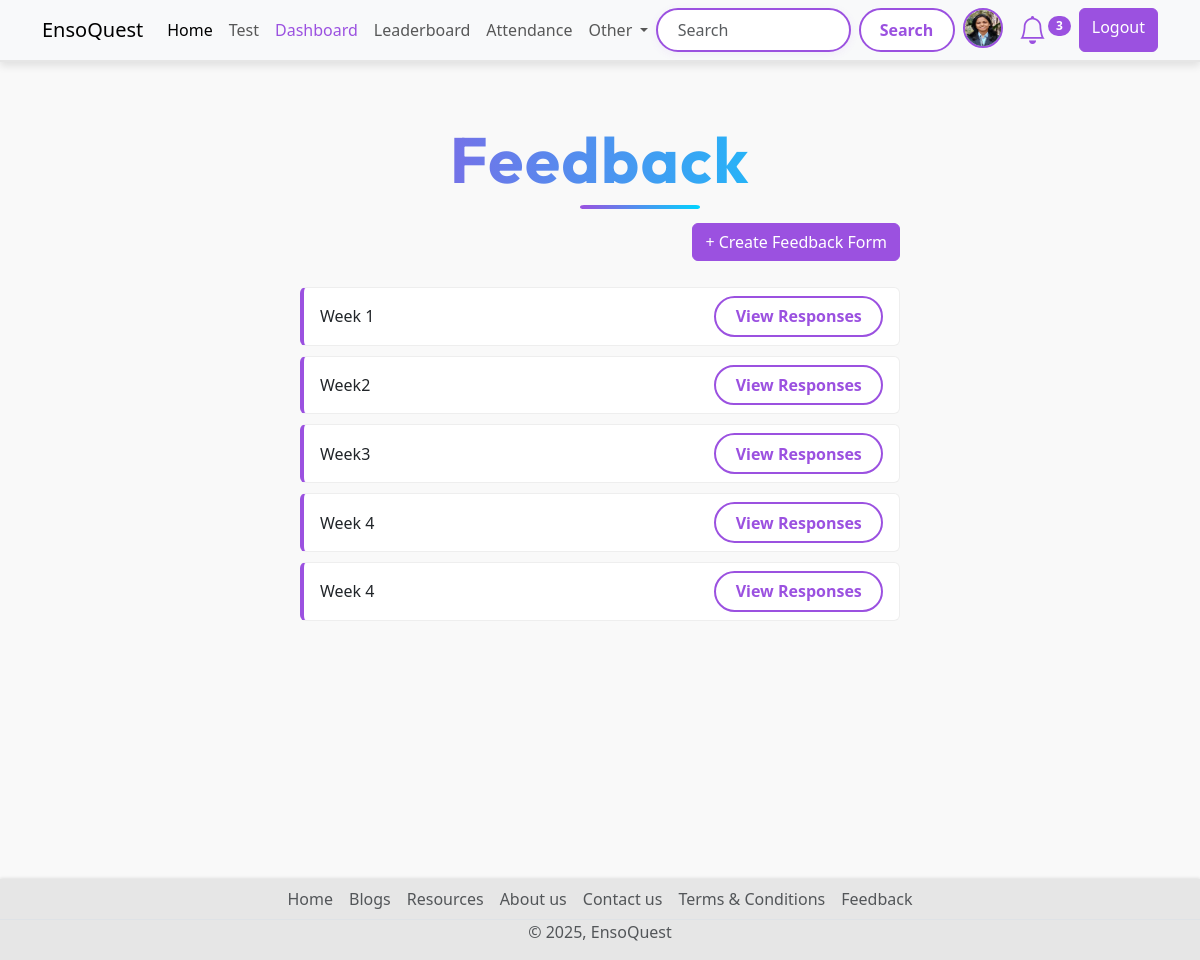
Screenshot of /feedback/ (signed in) with the database file from the repository.
### account/models.py (models this page shows, shortened)
class Profile(models.Model):
    user = models.OneToOneField(User,on_delete=models.CASCADE, null=True,verbose_name='User Object')
    position = models.CharField(max_length=100,blank=True,null=True)
    bio = models.TextField(blank=True,null=True)
    profile_img = models.ImageField(upload_to='profile_image', default='user.png',blank=True,null=True,verbose_name= 'Profile Pic')

### base/models.py (models this page shows, shortened)
class FeedbackForm(models.Model):
    title = models.CharField(max_length=255)
    created_by = models.ForeignKey(User, on_delete=models.CASCADE)
    assigned_users = models.ManyToManyField(User, related_name='assigned_feedbacks')
    created_at = models.DateTimeField(auto_now_add=True)

### base/views.py (the view)
# urls.py: path('feedback/', views.feedback_dashboard, name='feedback_dashboard'),
@login_required
def feedback_dashboard(request):
    is_tad = request.user.groups.filter(name='TAD').exists()
    if is_tad:
        forms = FeedbackForm.objects.filter(created_by=request.user)
        context = {'forms': forms, 'is_tad': True}
    else:
        assigned_forms = FeedbackForm.objects.filter(assigned_users=request.user)
        context = {'assigned_forms': assigned_forms, 'is_tad': False}
    return render(request, 'feedback_dashboard.html', context)

### base/context_processors.py (called while the page is built)
def notification_count(request):
    if request.user.is_authenticated:
        unread_count = Notification.objects.filter(user=request.user, is_read=False).count()
        return {'unread_notification_count': unread_count}
    return {}

### Templates/feedback_dashboard.html (shortened to what this page needs)
{% extends "index.html" %}
{% load static %}
{% block content %}
<link rel="stylesheet" href="{% static 'css/feedback_dashboard.css' %}">
<div class="feedback-dashboard-wrapper">
  <h2 class="mb-4 title">Feedback</h2>
  {% if is_tad %}
    <div class="mb-3 text-end">
      <a href="{% url 'create_feedback_form' %}" class="btn btn-primary">+ Create Feedback Form</a>
    </div>
  {% endif %}
    {% if is_tad %}
        <ul class="list-group">
            {% for form in forms %}
                <li class="list-group-item d-flex justify-content-between align-items-center">
                    {{ form.title }}
                    <a href="{% url 'view_feedback_responses' form.id %}" class="btn btn-secondary">View Responses</a>
                </li>
            {% empty %}
                <li class="list-group-item">No forms created yet.</li>
            {% endfor %}
        </ul>
    {% endif %}
  </div>
</div>
{% endblock %}

### Templates/components/navbar.html (shortened to what this page needs)
<nav class="navbar navbar-expand-lg bg-body-tertiary d-none d-lg-block">
  <div class="container">
    <a class="navbar-brand" href="{% url 'home' %}">EnsoQuest</a>
    <div class="collapse navbar-collapse" id="navbarSupportedContent">
      <ul class="navbar-nav me-auto mb-2 mb-lg-0">
        <li class="nav-item">
          <a class="nav-link active" aria-current="page" href="{% url 'home' %}">Home</a>
        </li>
        <li class="nav-item">
          <a class="nav-link" href="{% url 'all_quiz' %}">Test</a>
        </li>
        {% if request.user.is_superuser %}
          <li class="nav-item">
            <a class="nav-link" href="{% url 'dashboard' %}" style="color: #9b51e0 !important;">Dashboard</a>
          </li>
        {% endif %}
        <li class="nav-item">
          <a class="nav-link" href="{% url 'leaderboard' %}">Leaderboard</a>
        </li>
        {% if request.user.is_authenticated %}
          {% if request.user.is_superuser %}
            <li class="nav-item">
              <a class="nav-link" href="{% url 'attendance:session_list' %}">Attendance</a>
            </li>
          {% else %}
            <li class="nav-item">
              <a class="nav-link" href="{% url 'attendance:student_attendance_report' %}">Attendance</a>
            </li>
          {% endif %}
        {% endif %}
        <li class="nav-item dropdown">
          <a class="nav-link dropdown-toggle" href="#" role="button" data-bs-toggle="dropdown" aria-expanded="false">
            Other
          </a>
        </li>
      </ul>
      <form class="d-flex" role="search" action="{% url 'search_users' %}">
        <input class="form-control me-2" type="search" name="q" placeholder="Search" aria-label="Search">
        <button class="btn btn-search" type="submit">Search</button>
        {% if request.user.is_authenticated %}
          <a href="{% url 'profile' request.user.username %}" data-bs-toggle="tooltip" data-bs-placement="bottom" data-bs-title="{{ request.user.username }}" class="mx-2">
            <img src="{{ request.user.profile.profile_img.url }}" class="rounded-circle profile-img-purple" width="40" height="40" alt="profile_img">
          </a>
          <li class="nav-item dropdown list-unstyled mx-2">
            <a class="nav-link dropdown-toggle position-relative" href="#" id="notificationDropdown" data-bs-toggle="dropdown" role="button" aria-expanded="false">
              <i class="bi bi-bell fs-3 bell-purple"></i>
              {% if unread_notification_count > 0 %}
                <span class="position-absolute badge rounded-pill bg-purple notification-badge">
                 {{ unread_notification_count }}
                </span>
              {% endif %}
            </a>
          </li>
          <a href="{% url 'logout' %}" class="btn btn-log ms-2">Logout</a>
        {% else %}
          <a href="{% url 'login' %}" class="btn btn-log ms-2">Login</a>
        {% endif %}
      </form>
    </div>
  </div>
</nav>

### static/css/style.css (style rules this page uses)
.title { font-family: 'Outfit', sans-serif; font-size: clamp(2.5rem, 6vw, 4rem); font-weight: 700; background: linear-gradient(90deg, #9b51e0, #00d4ff); -webkit-background-clip: text; background-clip: text; -webkit-text-fill-color: transparent; color: transparent; opacity: 0; animation: fadeInTitle 1.3s ease-in-out forwards; margin: 2rem 0 1rem; line-height: 1.2; text-align: center; letter-spacing: 1.5px; position: relative; }
.title::after { content: ""; position: absolute; left: 50%; transform: translateX(-50%); bottom: -10px; width: 60px; height: 4px; background: linear-gradient(to right, #9b51e0, #00d4ff); border-radius: 999px; opacity: 0; animation: fadeInLine 1.5s ease-in-out forwards 0.8s; margin: 0 10px; }
body { background-color: #f9f9f9; font-family: 'Segoe UI', Tahoma, Geneva, Verdana, sans-serif; padding-top: 60px; padding-bottom: 50px; margin: 0; }
nav.navbar { position: fixed; top: 0; left: 0; right: 0; width: 100%; background-color: rgba(249, 249, 249, 0.8); box-shadow: 0 4px 8px rgba(0, 0, 0, 0.1); border-bottom: 2px solid #e6e6e6; z-index: 9999; }
.form-control[type="search"] { border: 2px solid #9b51e0; border-radius: 999px; padding: 0.5rem 1.2rem; transition: all 0.3s ease; box-shadow: 0 2px 8px rgba(155, 81, 224, 0.08); }
.navbar .btn-search { background-color: #fff; color: #9b51e0; border: 2px solid #9b51e0; border-radius: 999px; padding: 0.4rem 1.2rem; font-weight: 600; transition: all 0.3s ease; }
.navbar .btn-log, .form-inline .btn-log { background-color: #9b51e0; background: #9b51e0; border-color: #9b51e0; color: white; font-weight: 500; }
.bell-purple { color: #9b51e0 !important; }
.bg-purple { background-color: #9b51e0 !important; color: white !important; }
.notification-badge { top: 8px !important; right: -8px !important; transform: none !important; }
.profile-img-purple { border: 2px solid #9b51e0; border-radius: 50%; }

### static/css/feedback_dashboard.css (style rules this page uses)
body { font-family: 'Segoe UI', Tahoma, Geneva, Verdana, sans-serif; background-color: #f9f9f9; }
.feedback-dashboard-wrapper { padding-top: 30px; padding-bottom: 30px; min-height: 100vh; width: 50%; margin: 0 auto; }
.feedback-dashboard-wrapper h2, .feedback-dashboard-wrapper h4 { color: #9b51e0; }
.feedback-dashboard-wrapper .btn-primary { background-color: #9b51e0; border-color: #9b51e0; margin-bottom: 10px; }
.feedback-dashboard-wrapper .btn-secondary { background-color: #fff; color: #9b51e0; border: 2px solid #9b51e0; border-radius: 999px; padding: 0.4rem 1.2rem; font-weight: 600; transition: all 0.3s ease; }
.feedback-dashboard-wrapper .list-group-item { border-radius: 6px; margin-bottom: 10px; border: 1px solid #eee; max-height: max-content; border-left: 4px solid #9b51e0; }

### rows the page displays
FeedbackForm: title "Week 1"
FeedbackForm: title "Week2"
FeedbackForm: title "Week3"
FeedbackForm: title "Week 4"
FeedbackForm: title "Week 4"

### other values shown
{{ unread_notification_count }} "3"
